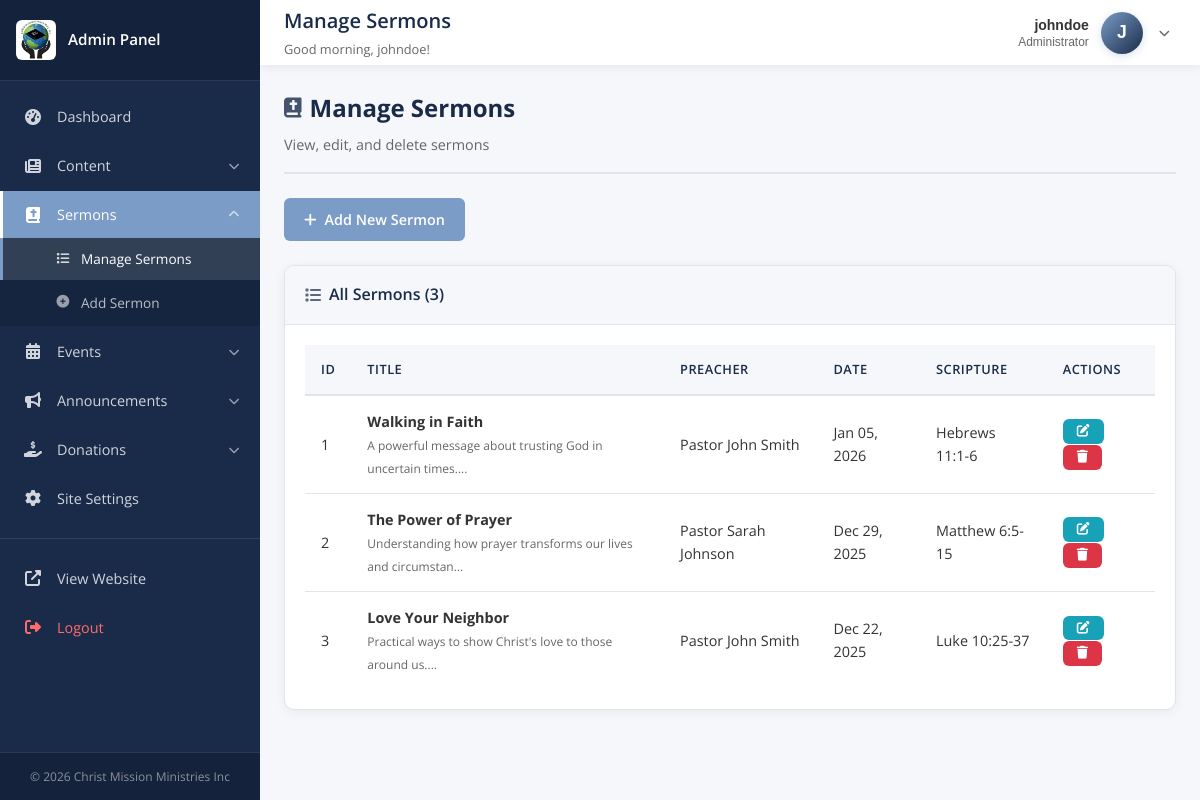
/admin/manage-sermons.php (signed in), run on the app's committed database.
### tables this page shows
CREATE TABLE `sermons` (
  `id` int(11) NOT NULL,
  `title` varchar(200) NOT NULL,
  `preacher` varchar(100) NOT NULL,
  `sermon_date` date NOT NULL,
  `description` text DEFAULT NULL,
  `video_url` varchar(255) DEFAULT NULL,
  `audio_url` varchar(255) DEFAULT NULL,
  `scripture_reference` varchar(100) DEFAULT NULL,
  `created_at` timestamp NOT NULL DEFAULT current_timestamp(),
  `updated_at` timestamp NOT NULL DEFAULT current_timestamp() ON UPDATE current_timestamp(),
  `cover_image` varchar(255) DEFAULT NULL
);

### admin/manage-sermons.php (the view, shortened to what this page needs)
<?php
include 'includes/admin-header.php';
$stmt = $pdo->query("SELECT * FROM sermons ORDER BY sermon_date DESC");
$sermons = $stmt->fetchAll();
?>
<div class="page-header">
    <h2><i class="fas fa-bible"></i> Manage Sermons</h2>
    <p>View, edit, and delete sermons</p>
</div>
<div style="margin-bottom: 1.5rem;">
    <a href="add-sermon.php" class="btn btn-primary">
        <i class="fas fa-plus"></i> Add New Sermon
    </a>
</div>
<div class="card">
    <div class="card-header">
        <h3><i class="fas fa-list"></i> All Sermons (<?php echo count($sermons); ?>)</h3>
    </div>
    <div class="card-body">
        <?php if (!empty($sermons)): ?>
        <div class="table-responsive">
            <table class="admin-table">
                <thead>
                    <tr>
                        <th data-sortable>ID</th>
                        <th data-sortable>Title</th>
                        <th data-sortable>Preacher</th>
                        <th data-sortable>Date</th>
                        <th>Scripture</th>
                        <th>Actions</th>
                    </tr>
                </thead>
                <tbody>
                    <?php foreach ($sermons as $sermon): ?>
                    <tr>
                        <td><?php echo $sermon['id']; ?></td>
                        <td>
                            <strong><?php echo htmlspecialchars($sermon['title']); ?></strong>
                            <br>
                            <small style="color: #666;">
                                <?php echo htmlspecialchars(substr($sermon['description'], 0, 60)); ?>...
                            </small>
                        </td>
                        <td><?php echo htmlspecialchars($sermon['preacher']); ?></td>
                        <td><?php echo date('M d, Y', strtotime($sermon['sermon_date'])); ?></td>
                        <td><?php echo htmlspecialchars($sermon['scripture_reference']); ?></td>
                        <td>
                            <a href="edit-sermon.php?id=<?php echo $sermon['id']; ?>"
                               class="btn btn-sm btn-info"
                               title="Edit">
                                <i class="fas fa-edit"></i>
                            </a>
                            <a href="?delete=<?php echo $sermon['id']; ?>"
                               class="btn btn-sm btn-danger btn-delete"
                               data-item="<?php echo htmlspecialchars($sermon['title']); ?>"
                               title="Delete">
                                <i class="fas fa-trash"></i>
                            </a>
                        </td>
                    </tr>
                    <?php endforeach; ?>
                </tbody>
            </table>
        </div>
        <?php endif; ?>
    </div>
</div>
<?php
include 'includes/admin-footer.php';
?>

### admin/assets/css/admin-style.css (style rules this page uses)
* { margin: 0; padding: 0; box-sizing: border-box; }
:root { --admin-primary: #1a2b4a; --admin-primary-dark: #0f1a2e; --admin-accent: #7a9cc6; --admin-accent-hover: #6688b3; --admin-light: #f5f7fa; --admin-white: #ffffff; --admin-text: #333333; --admin-text-light: #666666; --admin-border: #e0e5eb; --admin-success: #28a745; --admin-danger: #dc3545; --admin-warning: #ffc107; --admin-info: #17a2b8; --sidebar-width: 260px; --sidebar-collapsed-width: 70px; --topbar-height: 65px; --topbar-height-mobile: 60px; --transition-speed: 0.3s; --z-sidebar: 1000; --z-overlay: 999; --z-topbar: 998; --z-dropdown: 1001; }
html { font-size: 16px; }
body { font-family: 'Open Sans', 'Segoe UI', sans-serif; background-color: var(--admin-light); color: var(--admin-text); line-height: 1.6; overflow-x: hidden; }
.page-header { margin-bottom: 1.5rem; padding-bottom: 1rem; border-bottom: 2px solid var(--admin-border); }
.page-header h2 { color: var(--admin-primary); font-size: 1.5rem; margin-bottom: 0.375rem; display: flex; align-items: center; gap: 0.5rem; }
.page-header h2 i { font-size: 1.25rem; opacity: 0.8; }
.page-header p { color: var(--admin-text-light); font-size: 0.9rem; }
.card { background: var(--admin-white); border-radius: 10px; box-shadow: 0 2px 12px rgba(0, 0, 0, 0.06); margin-bottom: 1.25rem; border: 1px solid var(--admin-border); overflow: hidden; }
.card-header { padding: 1rem 1.25rem; border-bottom: 1px solid var(--admin-border); display: flex; justify-content: space-between; align-items: center; background: var(--admin-light); flex-wrap: wrap; gap: 0.75rem; }
.card-header h3 { color: var(--admin-primary); font-size: 1rem; font-weight: 600; display: flex; align-items: center; gap: 0.5rem; }
.card-header h3 i { opacity: 0.7; }
.card-body { padding: 1.25rem; }
.table-responsive { overflow-x: auto; -webkit-overflow-scrolling: touch; margin: -0.5rem; padding: 0.5rem; }
.admin-table { width: 100%; border-collapse: collapse; background: var(--admin-white); min-width: 500px; }
.admin-table thead { background: var(--admin-light); }
.admin-table th { padding: 0.875rem 1rem; text-align: left; font-weight: 600; color: var(--admin-primary); font-size: 0.8rem; text-transform: uppercase; letter-spacing: 0.5px; border-bottom: 2px solid var(--admin-border); white-space: nowrap; }
.admin-table td { padding: 0.875rem 1rem; border-bottom: 1px solid var(--admin-border); color: var(--admin-text); font-size: 0.9rem; }
.admin-table tbody tr:last-child td { border-bottom: none; }
.btn { display: inline-flex; align-items: center; justify-content: center; gap: 0.5rem; padding: 0.625rem 1.25rem; border: none; border-radius: 6px; font-size: 0.9rem; font-weight: 600; cursor: pointer; transition: all var(--transition-speed) ease; text-decoration: none; text-align: center; white-space: nowrap; font-family: inherit; }
.btn-primary { background: var(--admin-accent); color: var(--admin-white); }
.btn-danger { background: var(--admin-danger); color: var(--admin-white); }
.btn-info { background: var(--admin-info); color: var(--admin-white); }
.btn-sm { padding: 0.375rem 0.875rem; font-size: 0.8rem; }

### data on the page
sermons: id "1", title "Walking in Faith", description "A powerful message about trusting God in uncertain times.", preacher "Pastor John Smith", sermon_date "Jan 05, 2026", scripture_reference "Hebrews 11:1-6"
sermons: id "2", title "The Power of Prayer", description "Understanding how prayer transforms our lives and circumstan", preacher "Pastor Sarah Johnson", sermon_date "Dec 29, 2025", scripture_reference "Matthew 6:5-15"
sermons: id "3", title "Love Your Neighbor", description "Practical ways to show Christ's love to those around us.", preacher "Pastor John Smith", sermon_date "Dec 22, 2025", scripture_reference "Luke 10:25-37"

### other printed values
$page_title "Manage Sermons"
$greeting "Good morning"
$admin_username "johndoe"
get_role_label($admin_role) "Administrator"
substr($admin_username, 0, 1) "J"
count($sermons) "3"
